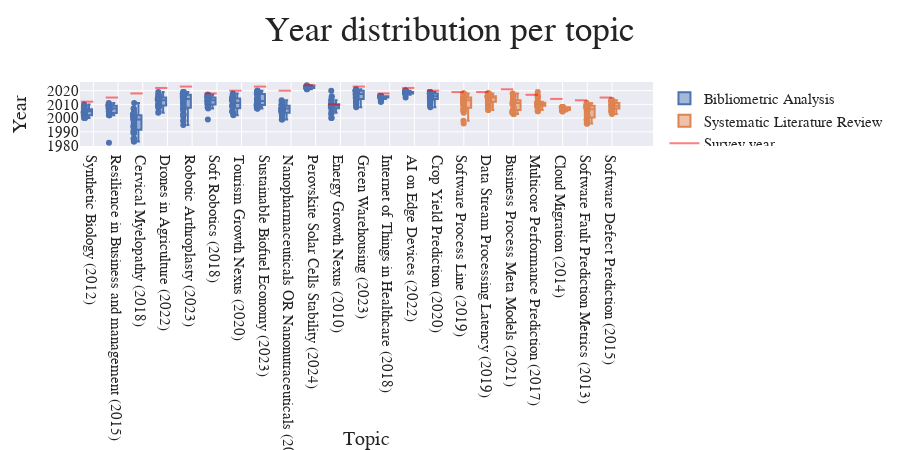

Notebook cell for this chart:
### Code cell
years_plot_df = core_pubs.copy()
years_plot_df.loc[years_plot_df["year"] < 1980, "year"] = 1980
fig = px.box(years_plot_df, x="Topic", y="year",
             title="Year distribution per topic", points="all", height=450,
                color="Type")
markers = [2012, 2015, 2018, 2022, 2023, 2018, 2020, 2023, 2020, 2024,
           2010, 2023, 2018, 2022, 2020, 2019, 2019, 2021, 2017, 2014, 2013, 2015]
# add X markers at the corresponding y each to the next x
showlegend = True
for i, marker in enumerate(markers):
    if i == 1:
        showlegend = False
    fig.add_shape(type="line", x0=i - 0.5, x1=i, showlegend=showlegend,
                   y0=marker, y1=marker,
                     line=dict(color="red", width=2), name="Survey year")
fig.update_layout(**PLOT_CONFIGS)
fig.update_layout(legend_orientation=None, legend_yanchor=None,
                   legend_y=None, legend_xanchor=None, legend_x=None,
                   legend_font_size=15)
fig.update_xaxes(title_text="Topic")
fig.update_yaxes(title_text="Year")
fig.show()

### Figure 1 — Plotly figure (JSON) as saved in the notebook; plotly's stock layout.template omitted (floating-point values rounded to 4 significant figures; data arrays with more than 128 entries replaced by an {"elided": "..."} marker saying what was removed)
{"data": [{"alignmentgroup": "True", "boxpoints": "all", "hovertemplate": "Type=Bibliometric Analysis<br>Topic=%{x}<br>year=%{y}<extra></extra>", "legendgroup": "Bibliometric Analysis", "marker": {"color": "rgb(76,114,176)"}, "name": "Bibliometric Analysis", "notched": false, "offsetgroup": "Bibliometric Analysis", "orientation": "v", "showlegend": true, "type": "box", "x": {"elided": "517 str values"}, "x0": " ", "xaxis": "x", "y": {"elided": "517 int values"}, "y0": " ", "yaxis": "y"}, {"alignmentgroup": "True", "boxpoints": "all", "hovertemplate": "Type=Systematic Literature Review<br>Topic=%{x}<br>year=%{y}<extra></extra>", "legendgroup": "Systematic Literature Review", "marker": {"color": "rgb(221,132,82)"}, "name": "Systematic Literature Review", "notched": false, "offsetgroup": "Systematic Literature Review", "orientation": "v", "showlegend": true, "type": "box", "x": {"elided": "286 str values"}, "x0": " ", "xaxis": "x", "y": {"elided": "286 int values"}, "y0": " ", "yaxis": "y"}], "layout": {"boxmode": "group", "font": {"family": "Modern Computer"}, "height": 450, "legend": {"font": {"size": 15}, "title": {"text": ""}, "tracegroupgap": 0}, "shapes": [{"line": {"color": "red", "width": 2}, "name": "Survey year", "showlegend": true, "type": "line", "x0": -0.5, "x1": 0, "y0": 2012, "y1": 2012}, {"line": {"color": "red", "width": 2}, "name": "Survey year", "showlegend": false, "type": "line", "x0": 0.5, "x1": 1, "y0": 2015, "y1": 2015}, {"line": {"color": "red", "width": 2}, "name": "Survey year", "showlegend": false, "type": "line", "x0": 1.5, "x1": 2, "y0": 2018, "y1": 2018}, {"line": {"color": "red", "width": 2}, "name": "Survey year", "showlegend": false, "type": "line", "x0": 2.5, "x1": 3, "y0": 2022, "y1": 2022}, {"line": {"color": "red", "width": 2}, "name": "Survey year", "showlegend": false, "type": "line", "x0": 3.5, "x1": 4, "y0": 2023, "y1": 2023}, {"line": {"color": "red", "width": 2}, "name": "Survey year", "showlegend": false, "type": "line", "x0": 4.5, "x1": 5, "y0": 2018, "y1": 2018}, {"line": {"color": "red", "width": 2}, "name": "Survey year", "showlegend": false, "type": "line", "x0": 5.5, "x1": 6, "y0": 2020, "y1": 2020}, {"line": {"color": "red", "width": 2}, "name": "Survey year", "showlegend": false, "type": "line", "x0": 6.5, "x1": 7, "y0": 2023, "y1": 2023}, {"line": {"color": "red", "width": 2}, "name": "Survey year", "showlegend": false, "type": "line", "x0": 7.5, "x1": 8, "y0": 2020, "y1": 2020}, {"line": {"color": "red", "width": 2}, "name": "Survey year", "showlegend": false, "type": "line", "x0": 8.5, "x1": 9, "y0": 2024, "y1": 2024}, {"line": {"color": "red", "width": 2}, "name": "Survey year", "showlegend": false, "type": "line", "x0": 9.5, "x1": 10, "y0": 2010, "y1": 2010}, {"line": {"color": "red", "width": 2}, "name": "Survey year", "showlegend": false, "type": "line", "x0": 10.5, "x1": 11, "y0": 2023, "y1": 2023}, {"line": {"color": "red", "width": 2}, "name": "Survey year", "showlegend": false, "type": "line", "x0": 11.5, "x1": 12, "y0": 2018, "y1": 2018}, {"line": {"color": "red", "width": 2}, "name": "Survey year", "showlegend": false, "type": "line", "x0": 12.5, "x1": 13, "y0": 2022, "y1": 2022}, {"line": {"color": "red", "width": 2}, "name": "Survey year", "showlegend": false, "type": "line", "x0": 13.5, "x1": 14, "y0": 2020, "y1": 2020}, {"line": {"color": "red", "width": 2}, "name": "Survey year", "showlegend": false, "type": "line", "x0": 14.5, "x1": 15, "y0": 2019, "y1": 2019}, {"line": {"color": "red", "width": 2}, "name": "Survey year", "showlegend": false, "type": "line", "x0": 15.5, "x1": 16, "y0": 2019, "y1": 2019}, {"line": {"color": "red", "width": 2}, "name": "Survey year", "showlegend": false, "type": "line", "x0": 16.5, "x1": 17, "y0": 2021, "y1": 2021}, {"line": {"color": "red", "width": 2}, "name": "Survey year", "showlegend": false, "type": "line", "x0": 17.5, "x1": 18, "y0": 2017, "y1": 2017}, {"line": {"color": "red", "width": 2}, "name": "Survey year", "showlegend": false, "type": "line", "x0": 18.5, "x1": 19, "y0": 2014, "y1": 2014}, {"line": {"color": "red", "width": 2}, "name": "Survey year", "showlegend": false, "type": "line", "x0": 19.5, "x1": 20, "y0": 2013, "y1": 2013}, {"line": {"color": "red", "width": 2}, "name": "Survey year", "showlegend": false, "type": "line", "x0": 20.5, "x1": 21, "y0": 2015, "y1": 2015}], "showlegend": true, "title": {"font": {"family": "Modern Computer", "size": 35}, "text": "Year distribution per topic", "x": 0.5}, "xaxis": {"anchor": "y", "domain": [0, 1], "tickfont": {"size": 15}, "title": {"font": {"size": 20}, "text": "Topic"}}, "yaxis": {"anchor": "x", "domain": [0, 1], "tickfont": {"size": 15}, "title": {"font": {"size": 20}, "text": "Year"}}}}
